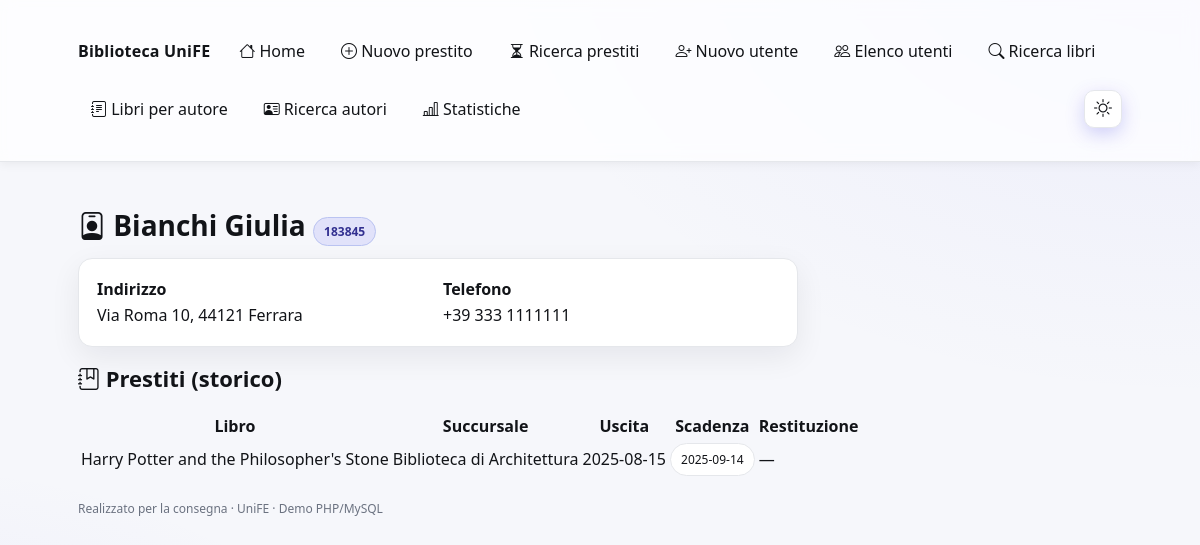
Screenshot of /pages/user_detail.php?id=1 with the database file from the repository.
### tables this page shows
CREATE TABLE student(
  id INT AUTO_INCREMENT PRIMARY KEY,
  matricola VARCHAR(30) NOT NULL UNIQUE,
  first_name VARCHAR(80) NOT NULL,
  last_name VARCHAR(80) NOT NULL,
  address VARCHAR(200) NULL,
  phone VARCHAR(40) NULL,
  CONSTRAINT chk_student_matricola_format CHECK (matricola REGEXP '^[0-9]{6}$')
);

CREATE TABLE loan(
  id INT AUTO_INCREMENT PRIMARY KEY,
  student_id INT NOT NULL,
  book_id INT NOT NULL,
  branch_id INT NOT NULL,
  checkout_date DATE NOT NULL,
  due_date DATE NOT NULL,
  return_date DATE NULL,
  CONSTRAINT fk_loan_student FOREIGN KEY (student_id) REFERENCES student(id) ON DELETE CASCADE,
  CONSTRAINT fk_loan_book FOREIGN KEY (book_id) REFERENCES book(id) ON DELETE RESTRICT,
  CONSTRAINT fk_loan_branch FOREIGN KEY (branch_id) REFERENCES branch(id) ON DELETE RESTRICT
);

CREATE TABLE book(
  id INT AUTO_INCREMENT PRIMARY KEY,
  isbn VARCHAR(20) NOT NULL,
  title_en VARCHAR(200) NOT NULL,
  publication_year INT NOT NULL,
  original_language VARCHAR(40) NOT NULL,
  UNIQUE KEY uq_book_isbn (isbn)
);

CREATE TABLE branch(
  id INT AUTO_INCREMENT PRIMARY KEY,
  name VARCHAR(120) NOT NULL,
  address VARCHAR(200) NOT NULL,
  department_name VARCHAR(150) NOT NULL
);

### includes/db.php (called while the page is built, shortened)
<?php
function h($s){ return htmlspecialchars($s ?? '', ENT_QUOTES, 'UTF-8'); }

### pages/user_detail.php (the view, shortened to what this page needs)
<?php
require __DIR__.'/../includes/db.php'; include __DIR__.'/../includes/header.php';
$id = intval($_GET['id'] ?? 0);
$u = $mysqli->query('SELECT * FROM student WHERE id='.$id)->fetch_assoc();
?>
<h1><i class="bi bi-person-badge"></i>&nbsp;<?php echo h($u['last_name'].' '.$u['first_name']); ?> <span class="badge"><?php echo h($u['matricola']); ?></span></h1>
<div class="card" style="max-width:720px">
  <div class="actions">
    <div style="flex:1"><strong>Indirizzo</strong><br><?php echo h($u['address'] ?: '—'); ?></div>
    <div style="flex:1"><strong>Telefono</strong><br><?php echo h($u['phone'] ?: '—'); ?></div>
  </div>
</div>
<h2><i class="bi bi-journal-bookmark"></i>&nbsp;Prestiti (storico)</h2>
<table>
<thead><tr><th>Libro</th><th>Succursale</th><th>Uscita</th><th>Scadenza</th><th>Restituzione</th></tr></thead><tbody>
<?php
$q=$mysqli->query('SELECT b.title_en, br.name branch_name, l.checkout_date, l.due_date, l.return_date
                   FROM loan l JOIN book b ON l.book_id=b.id JOIN branch br ON l.branch_id=br.id
                   WHERE l.student_id='.$id.' ORDER BY l.checkout_date DESC');
while($r=$q->fetch_assoc()){
  echo '<tr><td>'.h($r['title_en']).'</td><td>'.h($r['branch_name']).'</td><td>'.h($r['checkout_date']).'</td><td><span class="pill">'.h($r['due_date']).'</span></td><td>'.h($r['return_date']??'—').'</td></tr>';
}
?>
</tbody></table>
<?php include __DIR__.'/../includes/footer.php'; ?>

### assets/style.css (style rules this page uses)
:root { --bg: #f6f7fb; --bg-accent:#ffffff; --surface:#ffffff; --fg:#121418; --muted:#6b7280; --border:#e5e7eb; --accent:#6366f1; --accent-600:#4f46e5; --accent-700:#4338ca; --ring: rgba(79,70,229,.28); --radius:14px; --shadow: 0 10px 30px rgba(2,6,23,.07); --shadow-sm: 0 2px 10px rgba(2,6,23,.06); --success-bg:#e6f7ee; --success-br:#b9ebd3; --success-fg:#14532d; --error-bg:#fdecea; --error-br:#f5c2c7; --error-fg:#7f1d1d; }
* { box-sizing:border-box }
html,body { height:100% }
body { margin:0; color:var(--fg); background: radial-gradient(1200px 800px at 100% -10%, rgba(99,102,241,.08), transparent 60%), radial-gradient(1000px 700px at -10% 110%, rgba(99,102,241,.10), transparent 60%), var(--bg); font: 16px/1.6 system-ui,-apple-system,Segoe UI,Roboto,Ubuntu,Cantarell,Noto Sans,sans-serif; text-rendering: optimizeLegibility; }
h1 { font-size:28px;line-height:1.25;margin:18px 0 12px }
h2 { font-size:22px;margin:14px 0 }
.card { background:var(--surface); border:1px solid var(--border); border-radius:var(--radius); padding:18px; margin:12px 0; box-shadow:var(--shadow); transition:transform .15s ease, box-shadow .2s ease; }
.badge { display:inline-block; padding:6px 10px; border-radius:999px; background: color-mix(in oklab, var(--accent) 14%, transparent); border:1px solid color-mix(in oklab, var(--accent) 30%, var(--border)); color: color-mix(in oklab, var(--accent-700) 70%, var(--fg)); font-weight:600; font-size:12px; }
.pill { display:inline-block;padding:6px 10px;border-radius:999px;border:1px solid var(--border);background:var(--bg-accent);font-size:12px }
.actions { display:flex;gap:10px;flex-wrap:wrap }
thead th { position: sticky; top: 64px; z-index: 2; }
tbody td { position: relative; z-index: 1; }

### rows the page displays
student: last_name+first_name "Bianchi Giulia", matricola "183845", address "Via Roma 10, 44121 Ferrara", phone "+39 333 1111111"
loan: book.title_en "Harry Potter and the Philosopher's Stone", branch.name "Biblioteca di Architettura", checkout_date "2025-08-15", due_date "2025-09-14", return_date "—"
